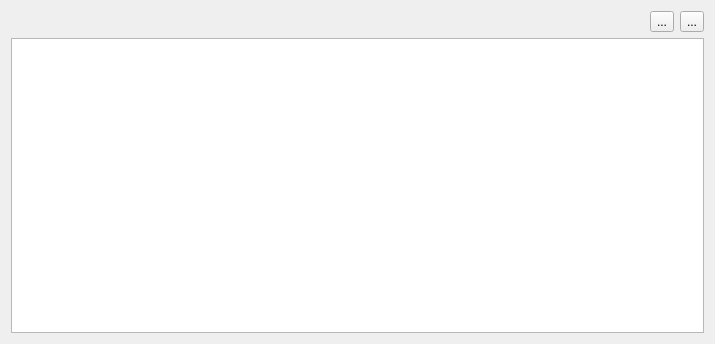
<?xml version="1.0" encoding="UTF-8"?>
<ui version="4.0">
 <class>Form</class>
 <widget class="QWidget" name="Form">
  <property name="geometry">
   <rect>
    <x>0</x>
    <y>0</y>
    <width>715</width>
    <height>344</height>
   </rect>
  </property>
  <property name="windowTitle">
   <string>Form</string>
  </property>
  <layout class="QGridLayout" name="gridLayout_2">
   <item row="0" column="1">
    <widget class="QToolButton" name="btn_run">
     <property name="text">
      <string>...</string>
     </property>
    </widget>
   </item>
   <item row="0" column="0">
    <widget class="PointSelectionWidget" name="wdg_selection" native="true"/>
   </item>
   <item row="0" column="2">
    <widget class="QToolButton" name="btn_load">
     <property name="text">
      <string>...</string>
     </property>
    </widget>
   </item>
   <item row="1" column="0" colspan="3">
    <widget class="QTableView" name="tbv_geocoder_result"/>
   </item>
  </layout>
 </widget>
 <customwidgets>
  <customwidget>
   <class>PointSelectionWidget</class>
   <extends>QWidget</extends>
   <header>french_locator_filter.toolbelt.wdg_point_selection</header>
   <container>1</container>
  </customwidget>
 </customwidgets>
 <resources/>
 <connections/>
</ui>
